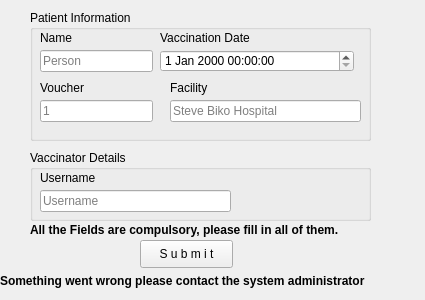
<?xml version="1.0" encoding="UTF-8"?>
<ui version="4.0">
 <class>HealthCareWorkerVaccinationPage</class>
 <widget class="QWidget" name="HealthCareWorkerVaccinationPage">
  <property name="geometry">
   <rect>
    <x>0</x>
    <y>0</y>
    <width>425</width>
    <height>300</height>
   </rect>
  </property>
  <property name="windowTitle">
   <string>Electronic Vaccination Data System</string>
  </property>
  <widget class="QGroupBox" name="groupBox">
   <property name="geometry">
    <rect>
     <x>30</x>
     <y>10</y>
     <width>341</width>
     <height>131</height>
    </rect>
   </property>
   <property name="font">
    <font>
     <weight>50</weight>
     <bold>false</bold>
    </font>
   </property>
   <property name="title">
    <string>Patient Information</string>
   </property>
   <widget class="QLabel" name="label">
    <property name="geometry">
     <rect>
      <x>10</x>
      <y>20</y>
      <width>41</width>
      <height>16</height>
     </rect>
    </property>
    <property name="text">
     <string>Name</string>
    </property>
   </widget>
   <widget class="QLineEdit" name="et_ptntNamevax">
    <property name="geometry">
     <rect>
      <x>10</x>
      <y>40</y>
      <width>113</width>
      <height>22</height>
     </rect>
    </property>
    <property name="placeholderText">
     <string>Person</string>
    </property>
   </widget>
   <widget class="QLabel" name="label_2">
    <property name="geometry">
     <rect>
      <x>10</x>
      <y>70</y>
      <width>55</width>
      <height>16</height>
     </rect>
    </property>
    <property name="text">
     <string>Voucher</string>
    </property>
   </widget>
   <widget class="QLineEdit" name="et_ptntvouchvax">
    <property name="geometry">
     <rect>
      <x>10</x>
      <y>90</y>
      <width>113</width>
      <height>22</height>
     </rect>
    </property>
    <property name="placeholderText">
     <string>1</string>
    </property>
   </widget>
   <widget class="QDateTimeEdit" name="dt_vaxdatevax">
    <property name="geometry">
     <rect>
      <x>130</x>
      <y>40</y>
      <width>194</width>
      <height>22</height>
     </rect>
    </property>
   </widget>
   <widget class="QLabel" name="label_13">
    <property name="geometry">
     <rect>
      <x>130</x>
      <y>20</y>
      <width>111</width>
      <height>16</height>
     </rect>
    </property>
    <property name="text">
     <string>Vaccination Date</string>
    </property>
   </widget>
   <widget class="QLabel" name="label_12">
    <property name="geometry">
     <rect>
      <x>140</x>
      <y>70</y>
      <width>55</width>
      <height>16</height>
     </rect>
    </property>
    <property name="text">
     <string>Facility</string>
    </property>
   </widget>
   <widget class="QLineEdit" name="et_facilityvax">
    <property name="geometry">
     <rect>
      <x>140</x>
      <y>90</y>
      <width>191</width>
      <height>22</height>
     </rect>
    </property>
    <property name="placeholderText">
     <string>Steve Biko Hospital</string>
    </property>
   </widget>
  </widget>
  <widget class="QGroupBox" name="groupBox_2">
   <property name="geometry">
    <rect>
     <x>30</x>
     <y>150</y>
     <width>341</width>
     <height>71</height>
    </rect>
   </property>
   <property name="title">
    <string>Vaccinator Details</string>
   </property>
   <widget class="QLabel" name="label_14">
    <property name="geometry">
     <rect>
      <x>10</x>
      <y>20</y>
      <width>61</width>
      <height>16</height>
     </rect>
    </property>
    <property name="text">
     <string>Username</string>
    </property>
   </widget>
   <widget class="QLineEdit" name="et_hcwUnVax">
    <property name="geometry">
     <rect>
      <x>10</x>
      <y>40</y>
      <width>191</width>
      <height>22</height>
     </rect>
    </property>
    <property name="text">
     <string/>
    </property>
    <property name="placeholderText">
     <string>Username</string>
    </property>
   </widget>
  </widget>
  <widget class="QPushButton" name="btn_hcwSbmitVax">
   <property name="geometry">
    <rect>
     <x>140</x>
     <y>240</y>
     <width>93</width>
     <height>28</height>
    </rect>
   </property>
   <property name="text">
    <string>S u b m i t</string>
   </property>
  </widget>
  <widget class="QLabel" name="lb_vaxSubErr">
   <property name="geometry">
    <rect>
     <x>0</x>
     <y>270</y>
     <width>421</width>
     <height>21</height>
    </rect>
   </property>
   <property name="font">
    <font>
     <weight>75</weight>
     <bold>true</bold>
    </font>
   </property>
   <property name="text">
    <string>Something went wrong please contact the system administrator</string>
   </property>
  </widget>
  <widget class="QLabel" name="lb_hcwvaxmissingnfo">
   <property name="geometry">
    <rect>
     <x>30</x>
     <y>220</y>
     <width>361</width>
     <height>20</height>
    </rect>
   </property>
   <property name="font">
    <font>
     <weight>75</weight>
     <bold>true</bold>
    </font>
   </property>
   <property name="text">
    <string>All the Fields are compulsory, please fill in all of them.</string>
   </property>
  </widget>
 </widget>
 <resources/>
 <connections/>
</ui>
